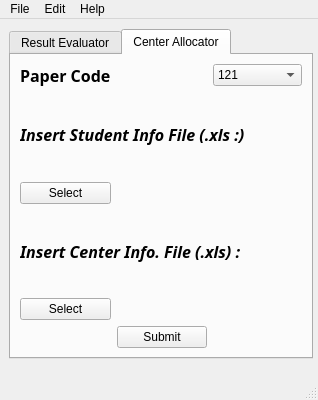
<?xml version="1.0" encoding="UTF-8"?>
<ui version="4.0">
 <class>MainWindow</class>
 <widget class="QMainWindow" name="MainWindow">
  <property name="geometry">
   <rect>
    <x>0</x>
    <y>0</y>
    <width>318</width>
    <height>400</height>
   </rect>
  </property>
  <property name="sizePolicy">
   <sizepolicy hsizetype="Fixed" vsizetype="Fixed">
    <horstretch>0</horstretch>
    <verstretch>0</verstretch>
   </sizepolicy>
  </property>
  <property name="minimumSize">
   <size>
    <width>300</width>
    <height>400</height>
   </size>
  </property>
  <property name="maximumSize">
   <size>
    <width>318</width>
    <height>400</height>
   </size>
  </property>
  <property name="windowTitle">
   <string>MULYANKAN</string>
  </property>
  <widget class="QWidget" name="centralwidget">
   <widget class="QTabWidget" name="tabWidget">
    <property name="enabled">
     <bool>true</bool>
    </property>
    <property name="geometry">
     <rect>
      <x>9</x>
      <y>10</y>
      <width>304</width>
      <height>330</height>
     </rect>
    </property>
    <property name="sizePolicy">
     <sizepolicy hsizetype="Expanding" vsizetype="Expanding">
      <horstretch>0</horstretch>
      <verstretch>0</verstretch>
     </sizepolicy>
    </property>
    <property name="minimumSize">
     <size>
      <width>300</width>
      <height>300</height>
     </size>
    </property>
    <property name="maximumSize">
     <size>
      <width>400</width>
      <height>330</height>
     </size>
    </property>
    <property name="tabPosition">
     <enum>QTabWidget::North</enum>
    </property>
    <property name="tabShape">
     <enum>QTabWidget::Rounded</enum>
    </property>
    <property name="currentIndex">
     <number>1</number>
    </property>
    <property name="iconSize">
     <size>
      <width>16</width>
      <height>16</height>
     </size>
    </property>
    <widget class="QWidget" name="result_eval_tab">
     <attribute name="title">
      <string>Result Evaluator</string>
     </attribute>
     <layout class="QGridLayout" name="gridLayout_2">
      <item row="0" column="0">
       <widget class="QLabel" name="label_3">
        <property name="font">
         <font>
          <family>Garuda</family>
          <pointsize>12</pointsize>
          <weight>75</weight>
          <italic>true</italic>
          <bold>true</bold>
         </font>
        </property>
        <property name="text">
         <string>Paper Code :</string>
        </property>
       </widget>
      </item>
      <item row="0" column="3">
       <widget class="QComboBox" name="paper_code_list">
        <property name="sizePolicy">
         <sizepolicy hsizetype="Preferred" vsizetype="Preferred">
          <horstretch>0</horstretch>
          <verstretch>0</verstretch>
         </sizepolicy>
        </property>
        <property name="minimumSize">
         <size>
          <width>70</width>
          <height>30</height>
         </size>
        </property>
        <property name="maximumSize">
         <size>
          <width>70</width>
          <height>30</height>
         </size>
        </property>
        <property name="editable">
         <bool>false</bool>
        </property>
        <property name="minimumContentsLength">
         <number>1</number>
        </property>
        <property name="iconSize">
         <size>
          <width>8</width>
          <height>16</height>
         </size>
        </property>
        <property name="frame">
         <bool>true</bool>
        </property>
        <item>
         <property name="text">
          <string>121</string>
         </property>
        </item>
        <item>
         <property name="text">
          <string>122</string>
         </property>
        </item>
        <item>
         <property name="text">
          <string>123</string>
         </property>
        </item>
        <item>
         <property name="text">
          <string>Manage</string>
         </property>
        </item>
       </widget>
      </item>
      <item row="2" column="0">
       <widget class="QPushButton" name="response_select">
        <property name="text">
         <string>Select</string>
        </property>
       </widget>
      </item>
      <item row="2" column="1" colspan="3">
       <widget class="QLabel" name="response_path">
        <property name="enabled">
         <bool>true</bool>
        </property>
        <property name="text">
         <string/>
        </property>
       </widget>
      </item>
      <item row="4" column="0">
       <widget class="QPushButton" name="key_select">
        <property name="text">
         <string>Select</string>
        </property>
       </widget>
      </item>
      <item row="4" column="1" colspan="3">
       <widget class="QLabel" name="key_path">
        <property name="text">
         <string/>
        </property>
       </widget>
      </item>
      <item row="5" column="2">
       <widget class="QPushButton" name="result_eval_submit">
        <property name="minimumSize">
         <size>
          <width>100</width>
          <height>30</height>
         </size>
        </property>
        <property name="maximumSize">
         <size>
          <width>100</width>
          <height>30</height>
         </size>
        </property>
        <property name="text">
         <string>Submit</string>
        </property>
       </widget>
      </item>
      <item row="3" column="0" colspan="3">
       <widget class="QLabel" name="label_2">
        <property name="font">
         <font>
          <family>Garuda</family>
          <pointsize>12</pointsize>
          <weight>75</weight>
          <italic>true</italic>
          <bold>true</bold>
         </font>
        </property>
        <property name="text">
         <string>Insert Key File (.txt) :</string>
        </property>
       </widget>
      </item>
      <item row="1" column="0" colspan="3">
       <widget class="QLabel" name="label">
        <property name="font">
         <font>
          <family>Garuda</family>
          <pointsize>12</pointsize>
          <weight>75</weight>
          <italic>true</italic>
          <bold>true</bold>
         </font>
        </property>
        <property name="text">
         <string>Insert Response File (.txt) :</string>
        </property>
       </widget>
      </item>
     </layout>
    </widget>
    <widget class="QWidget" name="center_alloc_tab">
     <attribute name="title">
      <string>Center Allocator</string>
     </attribute>
     <layout class="QGridLayout" name="gridLayout_3">
      <item row="4" column="0">
       <widget class="QPushButton" name="student_info_select">
        <property name="text">
         <string>Select</string>
        </property>
       </widget>
      </item>
      <item row="7" column="0">
       <widget class="QPushButton" name="center_infor_select">
        <property name="text">
         <string>Select</string>
        </property>
       </widget>
      </item>
      <item row="7" column="1" colspan="2">
       <widget class="QLabel" name="center_info_path">
        <property name="text">
         <string/>
        </property>
       </widget>
      </item>
      <item row="6" column="0" colspan="3">
       <widget class="QLabel" name="label_7">
        <property name="font">
         <font>
          <family>Garuda</family>
          <pointsize>12</pointsize>
          <weight>75</weight>
          <italic>true</italic>
          <bold>true</bold>
         </font>
        </property>
        <property name="text">
         <string>Insert Center Info. File (.xls) :</string>
        </property>
       </widget>
      </item>
      <item row="1" column="0" colspan="3">
       <widget class="QLabel" name="label_6">
        <property name="font">
         <font>
          <family>Garuda</family>
          <pointsize>12</pointsize>
          <weight>75</weight>
          <italic>true</italic>
          <bold>true</bold>
         </font>
        </property>
        <property name="text">
         <string>Insert Student Info File (.xls :)</string>
        </property>
       </widget>
      </item>
      <item row="4" column="1" colspan="2">
       <widget class="QLabel" name="student_info_path">
        <property name="text">
         <string/>
        </property>
       </widget>
      </item>
      <item row="8" column="1">
       <widget class="QPushButton" name="center_alloc_submit">
        <property name="text">
         <string>Submit</string>
        </property>
       </widget>
      </item>
      <item row="0" column="0">
       <widget class="QLabel" name="label_10">
        <property name="font">
         <font>
          <family>Garuda</family>
          <pointsize>12</pointsize>
          <weight>75</weight>
          <bold>true</bold>
         </font>
        </property>
        <property name="text">
         <string>Paper Code</string>
        </property>
       </widget>
      </item>
      <item row="0" column="2">
       <widget class="QComboBox" name="paper_code_list_2">
        <item>
         <property name="text">
          <string>121</string>
         </property>
        </item>
        <item>
         <property name="text">
          <string>122</string>
         </property>
        </item>
        <item>
         <property name="text">
          <string>123</string>
         </property>
        </item>
        <item>
         <property name="text">
          <string>Manage</string>
         </property>
        </item>
       </widget>
      </item>
     </layout>
    </widget>
   </widget>
  </widget>
  <widget class="QMenuBar" name="menubar">
   <property name="geometry">
    <rect>
     <x>0</x>
     <y>0</y>
     <width>318</width>
     <height>27</height>
    </rect>
   </property>
   <widget class="QMenu" name="menuFile">
    <property name="title">
     <string>File</string>
    </property>
    <addaction name="actionExit"/>
   </widget>
   <widget class="QMenu" name="menuHelp">
    <property name="title">
     <string>Help</string>
    </property>
    <addaction name="actionAbout"/>
   </widget>
   <widget class="QMenu" name="menuEdit">
    <property name="title">
     <string>Edit</string>
    </property>
    <addaction name="actionManage_Paper_Codes"/>
   </widget>
   <addaction name="menuFile"/>
   <addaction name="menuEdit"/>
   <addaction name="menuHelp"/>
  </widget>
  <widget class="QStatusBar" name="statusbar"/>
  <action name="actionExit">
   <property name="text">
    <string>Exit</string>
   </property>
   <property name="shortcut">
    <string>Ctrl+X</string>
   </property>
  </action>
  <action name="actionAbout">
   <property name="text">
    <string>About</string>
   </property>
  </action>
  <action name="actionManage_Paper_Codes">
   <property name="text">
    <string>Manage Paper Codes</string>
   </property>
  </action>
 </widget>
 <resources/>
 <connections>
  <connection>
   <sender>paper_code_list</sender>
   <signal>textChanged(QString)</signal>
   <receiver>label_3</receiver>
   <slot>setText(QString)</slot>
   <hints>
    <hint type="sourcelabel">
     <x>232</x>
     <y>91</y>
    </hint>
    <hint type="destinationlabel">
     <x>95</x>
     <y>89</y>
    </hint>
   </hints>
  </connection>
  <connection>
   <sender>response_select</sender>
   <signal>clicked()</signal>
   <receiver>response_path</receiver>
   <slot>repaint()</slot>
   <hints>
    <hint type="sourcelabel">
     <x>113</x>
     <y>200</y>
    </hint>
    <hint type="destinationlabel">
     <x>145</x>
     <y>200</y>
    </hint>
   </hints>
  </connection>
  <connection>
   <sender>key_select</sender>
   <signal>clicked()</signal>
   <receiver>key_path</receiver>
   <slot>repaint()</slot>
   <hints>
    <hint type="sourcelabel">
     <x>111</x>
     <y>305</y>
    </hint>
    <hint type="destinationlabel">
     <x>149</x>
     <y>305</y>
    </hint>
   </hints>
  </connection>
  <connection>
   <sender>student_info_select</sender>
   <signal>clicked()</signal>
   <receiver>student_info_path</receiver>
   <slot>repaint()</slot>
   <hints>
    <hint type="sourcelabel">
     <x>97</x>
     <y>197</y>
    </hint>
    <hint type="destinationlabel">
     <x>126</x>
     <y>201</y>
    </hint>
   </hints>
  </connection>
  <connection>
   <sender>center_infor_select</sender>
   <signal>clicked()</signal>
   <receiver>center_info_path</receiver>
   <slot>repaint()</slot>
   <hints>
    <hint type="sourcelabel">
     <x>108</x>
     <y>315</y>
    </hint>
    <hint type="destinationlabel">
     <x>130</x>
     <y>315</y>
    </hint>
   </hints>
  </connection>
  <connection>
   <sender>paper_code_list_2</sender>
   <signal>textChanged(QString)</signal>
   <receiver>label_10</receiver>
   <slot>setText(QString)</slot>
   <hints>
    <hint type="sourcelabel">
     <x>223</x>
     <y>101</y>
    </hint>
    <hint type="destinationlabel">
     <x>95</x>
     <y>104</y>
    </hint>
   </hints>
  </connection>
  <connection>
   <sender>actionExit</sender>
   <signal>activated()</signal>
   <receiver>MainWindow</receiver>
   <slot>close()</slot>
   <hints>
    <hint type="sourcelabel">
     <x>-1</x>
     <y>-1</y>
    </hint>
    <hint type="destinationlabel">
     <x>158</x>
     <y>199</y>
    </hint>
   </hints>
  </connection>
 </connections>
</ui>
